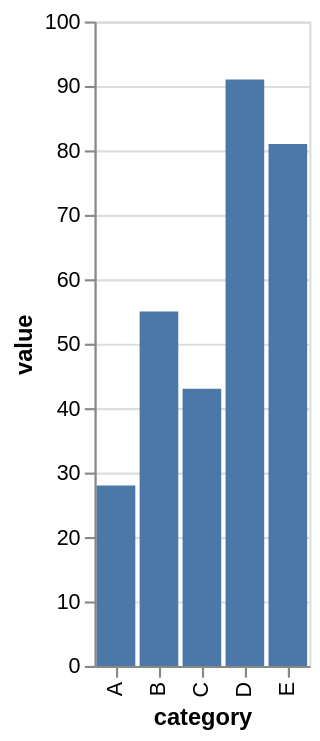

Here is the Vega-Lite specification saved for this chart:
### Vega-Lite specification from a JSON file in a GitHub repository (floating-point values rounded to 4 significant figures)
{"$schema": "https://vega.github.io/schema/vega-lite/v6.json", "data": {"values": [{"category": "A", "value": 28}, {"category": "B", "value": 55}, {"category": "C", "value": 43}, {"category": "D", "value": 91}, {"category": "E", "value": 81}]}, "mark": "bar", "encoding": {"x": {"field": "category", "type": "nominal"}, "y": {"field": "value", "type": "quantitative"}}}
